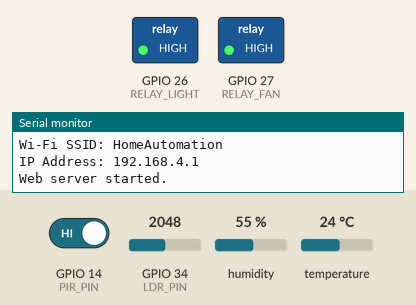
This sketch was run on a simulated ESP32. Parts: switched loads named in the sketch (green lamp = pin HIGH), the last lines printed to the serial monitor. The test bench sets the inputs (shaded band); at power-on: temperature 24 °C, GPIO 34 (LDR_PIN) = 2048, GPIO 14 (PIR_PIN) HIGH, humidity 55 %.

Above: at 1.2 s.
1.3 s: temperature set to 28 °C
5.5 s: temperature set to 31 °C
At 7.2 s:
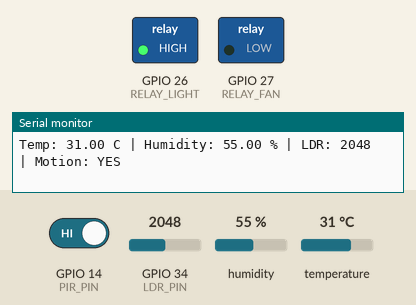
7.5 s: GPIO 34 (LDR_PIN) set to 1827
9.2 s: GPIO 34 (LDR_PIN) set to 1738
At 11.2 s:
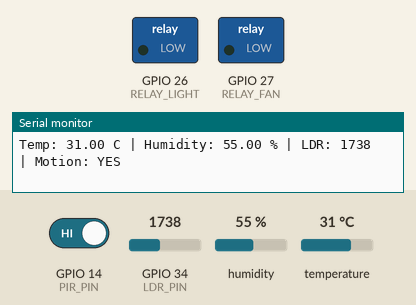
11.5 s: temperature set to 12 °C
At 14.5 s:
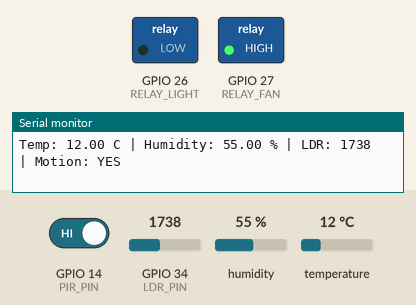
Timing chart, 0 to 16.0 s (numbered marks = the images above; inputs shaded):
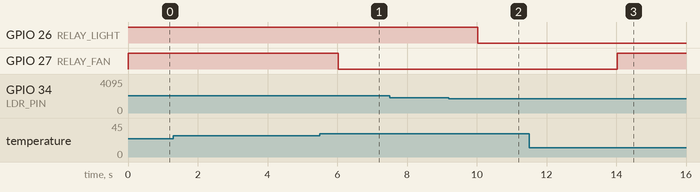

Measured:
- the behaviour switches between 29 and 30 °C on temperature (found by bisection; images 0 and 1)
- the behaviour switches between 1800 and 1799 on GPIO 34 (LDR_PIN) (found by bisection; images 1 and 2)
- after the input at 5.5 s, GPIO 27 (RELAY_FAN): HIGH → LOW after 0.52 s
- after the input at 9.2 s, GPIO 26 (RELAY_LIGHT): HIGH → LOW after 0.82 s
- after the input at 11.5 s, GPIO 27 (RELAY_FAN): LOW → HIGH after 2.5 s

The sketch:

Home_Automation_System.ino
```cpp
/*
 * ESP32 Home Automation System
 *
 * Features:
 * - Web-based manual appliance control
 * - Automatic light control using LDR + PIR
 * - Automatic fan control using DHT11 temperature
 * - Temperature and humidity monitoring
 *
 * Board: ESP32 Dev Module
 */

#include <WiFi.h>
#include <WebServer.h>
#include <DHT.h>

// -------------------- Wi-Fi --------------------
const char* AP_SSID = "HomeAutomation";
const char* AP_PASSWORD = "12345678";

WebServer server(80);

// -------------------- Pins --------------------
#define RELAY_LIGHT 26
#define RELAY_FAN   27
#define PIR_PIN     14
#define LDR_PIN     34
#define DHT_PIN     4
#define DHT_TYPE    DHT11

DHT dht(DHT_PIN, DHT_TYPE);

// Many relay modules are active LOW.
// Change to HIGH if your relay is active HIGH.
#define RELAY_ON  LOW
#define RELAY_OFF HIGH

// -------------------- Settings --------------------
const int DARK_THRESHOLD = 1800;
const float FAN_TEMP_THRESHOLD = 30.0;

bool automaticMode = true;
bool lightState = false;
bool fanState = false;

float temperature = 0.0;
float humidity = 0.0;
int lightLevel = 0;
bool motionDetected = false;

unsigned long lastSensorRead = 0;
const unsigned long SENSOR_INTERVAL = 2000;

// -------------------- Helper Functions --------------------

void setLight(bool state) {
  lightState = state;
  digitalWrite(RELAY_LIGHT, state ? RELAY_ON : RELAY_OFF);
}

void setFan(bool state) {
  fanState = state;
  digitalWrite(RELAY_FAN, state ? RELAY_ON : RELAY_OFF);
}

String jsonBool(bool value) {
  return value ? "true" : "false";
}

String htmlPage() {
  String page = R"rawliteral(
<!DOCTYPE html>
<html>
<head>
  <meta name="viewport" content="width=device-width, initial-scale=1">
  <title>Home Automation</title>
  <style>
    body {
      font-family: Arial, sans-serif;
      background: #f2f2f2;
      margin: 0;
      padding: 20px;
      text-align: center;
    }
    h1 { margin-bottom: 5px; }
    .container {
      max-width: 800px;
      margin: auto;
    }
    .card {
      background: white;
      border-radius: 12px;
      padding: 20px;
      margin: 15px 0;
      box-shadow: 0 2px 8px rgba(0,0,0,.12);
    }
    .value {
      font-size: 28px;
      font-weight: bold;
    }
    button {
      border: 0;
      padding: 12px 22px;
      margin: 6px;
      border-radius: 8px;
      cursor: pointer;
      font-size: 16px;
    }
    .on { background: #28a745; color: white; }
    .off { background: #dc3545; color: white; }
    .mode { background: #007bff; color: white; }
  </style>
</head>
<body>
<div class="container">
  <h1>🏠 Home Automation</h1>
  <p>ESP32 Embedded System</p>

  <div class="card">
    <h2>Environment</h2>
    <p>Temperature: <span id="temp" class="value">--</span> °C</p>
    <p>Humidity: <span id="humidity" class="value">--</span> %</p>
    <p>Light Level: <span id="lightLevel" class="value">--</span></p>
    <p>Motion: <span id="motion" class="value">--</span></p>
  </div>

  <div class="card">
    <h2>Mode</h2>
    <p>Current mode: <span id="mode" class="value">--</span></p>
    <button class="mode" onclick="toggleMode()">Toggle Automatic/Manual</button>
  </div>

  <div class="card">
    <h2>Appliances</h2>
    <p>Light: <span id="lightState" class="value">--</span></p>
    <button class="on" onclick="control('light','on')">Light ON</button>
    <button class="off" onclick="control('light','off')">Light OFF</button>

    <p>Fan: <span id="fanState" class="value">--</span></p>
    <button class="on" onclick="control('fan','on')">Fan ON</button>
    <button class="off" onclick="control('fan','off')">Fan OFF</button>
  </div>
</div>

<script>
async function updateStatus() {
  const response = await fetch('/status');
  const data = await response.json();

  document.getElementById('temp').innerText =
    data.temperature.toFixed(1);
  document.getElementById('humidity').innerText =
    data.humidity.toFixed(1);
  document.getElementById('lightLevel').innerText =
    data.lightLevel;
  document.getElementById('motion').innerText =
    data.motion ? "Detected" : "Not Detected";

  document.getElementById('mode').innerText =
    data.automatic ? "Automatic" : "Manual";

  document.getElementById('lightState').innerText =
    data.light ? "ON" : "OFF";
  document.getElementById('fanState').innerText =
    data.fan ? "ON" : "OFF";
}

async function control(device, action) {
  if (device === 'light') {
    await fetch('/light/' + action);
  } else {
    await fetch('/fan/' + action);
  }
  updateStatus();
}

async function toggleMode() {
  await fetch('/mode/toggle');
  updateStatus();
}

updateStatus();
setInterval(updateStatus, 2000);
</script>
</body>
</html>
)rawliteral";

  return page;
}

// -------------------- Sensor Reading --------------------

void readSensors() {
  lightLevel = analogRead(LDR_PIN);
  motionDetected = digitalRead(PIR_PIN);

  float newTemperature = dht.readTemperature();
  float newHumidity = dht.readHumidity();

  if (!isnan(newTemperature)) {
    temperature = newTemperature;
  }

  if (!isnan(newHumidity)) {
    humidity = newHumidity;
  }
}

// -------------------- Automatic Control --------------------

void automaticControl() {
  // Light:
  // Turn ON when it is dark and motion is detected.
  bool dark = lightLevel < DARK_THRESHOLD;

  if (dark && motionDetected) {
    setLight(true);
  } else if (!dark) {
    setLight(false);
  }

  // Fan:
  // Turn ON above the configured temperature.
  if (temperature >= FAN_TEMP_THRESHOLD) {
    setFan(true);
  } else {
    setFan(false);
  }
}

// -------------------- Web Handlers --------------------

void handleRoot() {
  server.send(200, "text/html", htmlPage());
}

void handleStatus() {
  String json = "{";
  json += "\"temperature\":" + String(temperature, 1) + ",";
  json += "\"humidity\":" + String(humidity, 1) + ",";
  json += "\"lightLevel\":" + String(lightLevel) + ",";
  json += "\"motion\":" + jsonBool(motionDetected) + ",";
  json += "\"automatic\":" + jsonBool(automaticMode) + ",";
  json += "\"light\":" + jsonBool(lightState) + ",";
  json += "\"fan\":" + jsonBool(fanState);
  json += "}";

  server.send(200, "application/json", json);
}

void handleLightOn() {
  if (!automaticMode) {
    setLight(true);
  }
  server.send(200, "text/plain", "OK");
}

void handleLightOff() {
  if (!automaticMode) {
    setLight(false);
  }
  server.send(200, "text/plain", "OK");
}

void handleFanOn() {
  if (!automaticMode) {
    setFan(true);
  }
  server.send(200, "text/plain", "OK");
}

void handleFanOff() {
  if (!automaticMode) {
    setFan(false);
  }
  server.send(200, "text/plain", "OK");
}

void handleModeToggle() {
  automaticMode = !automaticMode;

  // When entering automatic mode, immediately apply automatic logic.
  if (automaticMode) {
    automaticControl();
  }

  server.send(200, "text/plain", automaticMode ? "Automatic" : "Manual");
}

// -------------------- Setup --------------------

void setup() {
  Serial.begin(115200);

  pinMode(RELAY_LIGHT, OUTPUT);
  pinMode(RELAY_FAN, OUTPUT);
  pinMode(PIR_PIN, INPUT);
  pinMode(LDR_PIN, INPUT);

  setLight(false);
  setFan(false);

  dht.begin();

  WiFi.mode(WIFI_AP);
  WiFi.softAP(AP_SSID, AP_PASSWORD);

  Serial.println();
  Serial.println("================================");
  Serial.println("ESP32 Home Automation System");
  Serial.println("================================");
  Serial.print("Wi-Fi SSID: ");
  Serial.println(AP_SSID);
  Serial.print("IP Address: ");
  Serial.println(WiFi.softAPIP());

  server.on("/", HTTP_GET, handleRoot);
  server.on("/status", HTTP_GET, handleStatus);

  server.on("/light/on", HTTP_GET, handleLightOn);
  server.on("/light/off", HTTP_GET, handleLightOff);
  server.on("/fan/on", HTTP_GET, handleFanOn);
  server.on("/fan/off", HTTP_GET, handleFanOff);

  server.on("/mode/toggle", HTTP_GET, handleModeToggle);

  server.begin();
  Serial.println("Web server started.");
}

// -------------------- Main Loop --------------------

void loop() {
  server.handleClient();

  if (millis() - lastSensorRead >= SENSOR_INTERVAL) {
    lastSensorRead = millis();

    readSensors();

    if (automaticMode) {
      automaticControl();
    }

    Serial.print("Temp: ");
    Serial.print(temperature);
    Serial.print(" C | Humidity: ");
    Serial.print(humidity);
    Serial.print(" % | LDR: ");
    Serial.print(lightLevel);
    Serial.print(" | Motion: ");
    Serial.println(motionDetected ? "YES" : "NO");
  }
}
```
